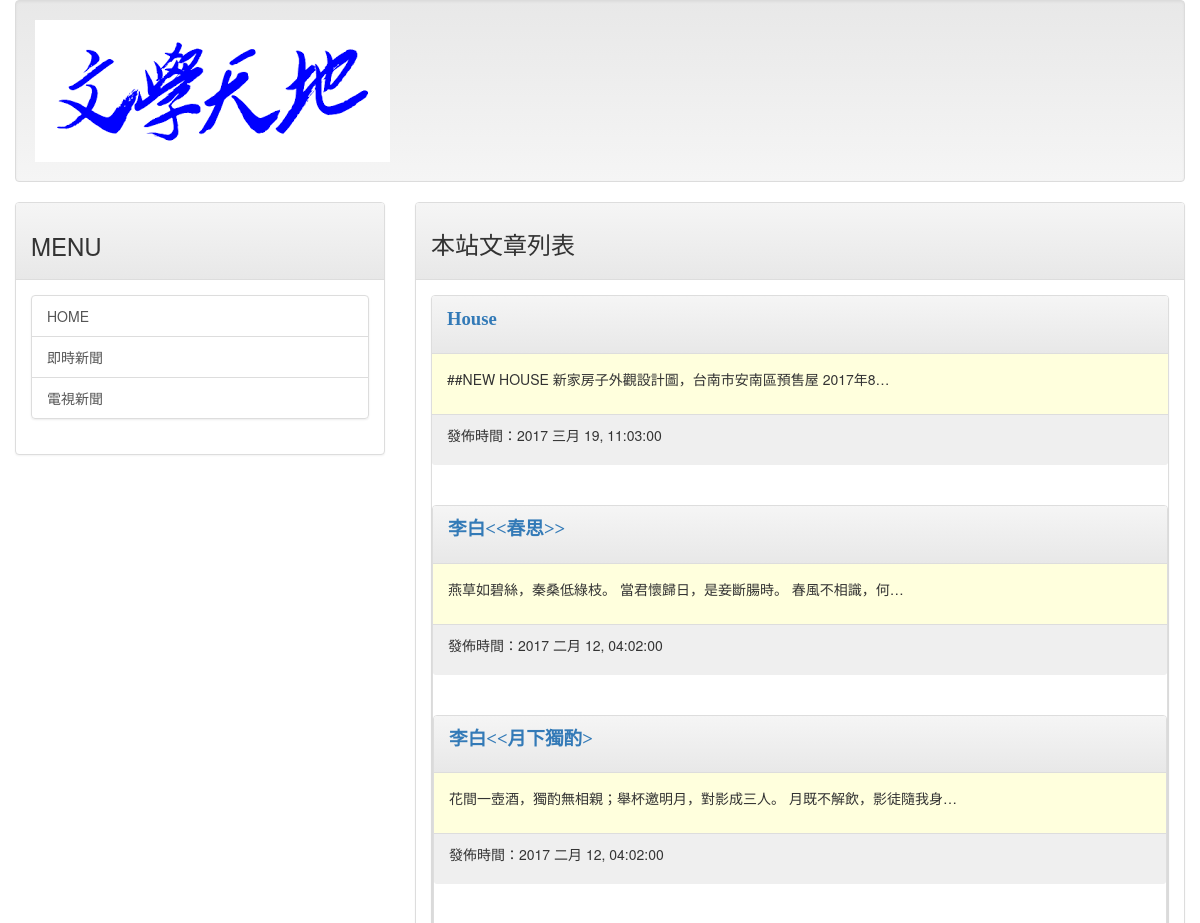
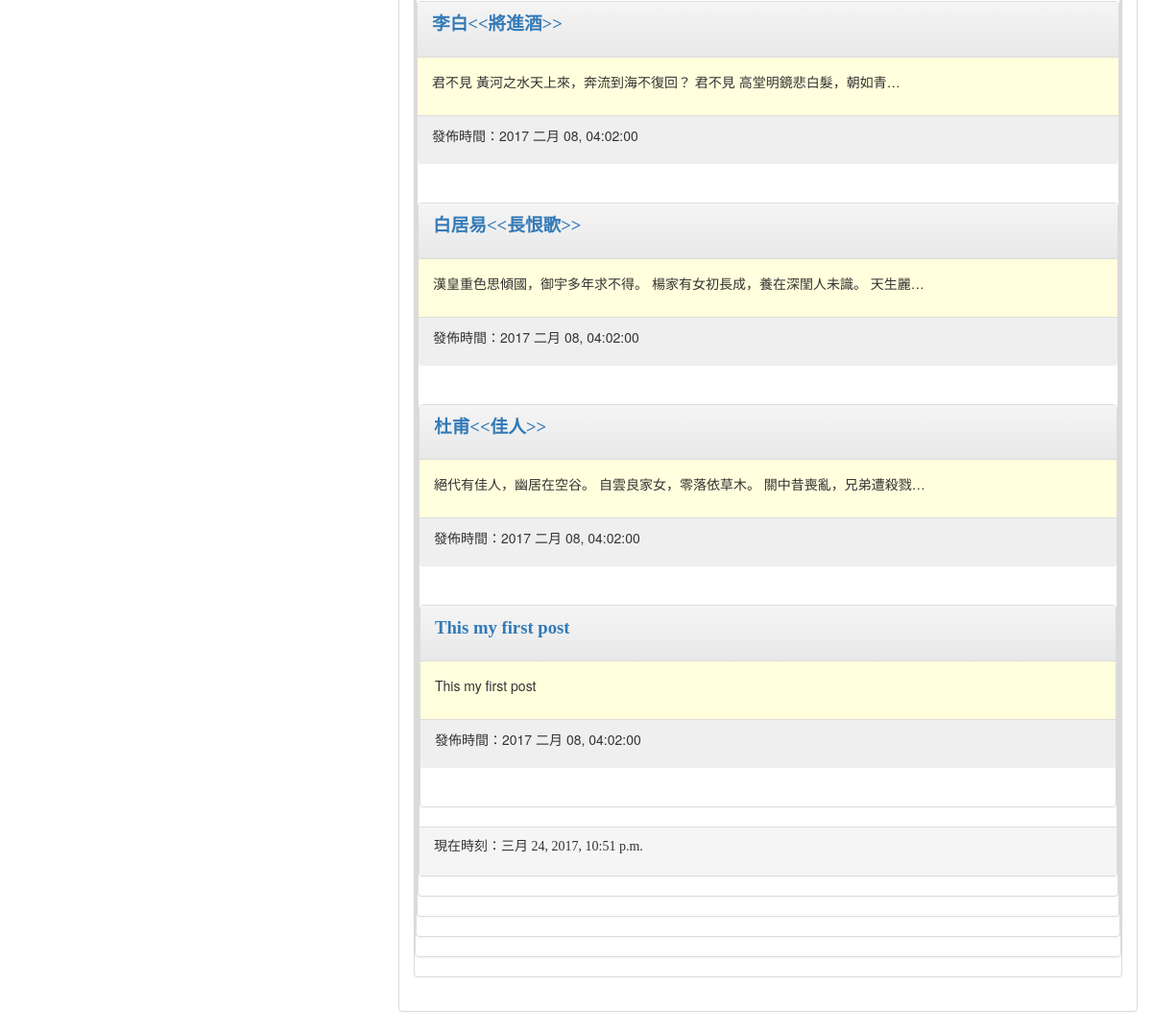
The page / on the database its author committed (2 pictures, top to bottom).
### mainsite/models.py (models this page shows, shortened)
class Post(models.Model):
    title = models.CharField(max_length=200,verbose_name=u'title(標題)')
    slug = models.CharField(max_length=200,verbose_name=u'slug(網址)')
    body = models.TextField(verbose_name=u'body(內文)')
    pub_date = models.DateTimeField(default=timezone.now,verbose_name=u'現在時刻')
    class Meta:
        ordering = ('-pub_date',)
        verbose_name = u"貼文"
        verbose_name_plural = u"Post"

### mainsite/views.py (the view)
# urls.py: url(r'^$', homepage),
def homepage(request):
    template = get_template('index.html')
    posts = Post.objects.all()
    now = datetime.now()
    html = template.render(locals())
    return  HttpResponse(html)

### templates/index.html (shortened to what this page needs)
{% extends 'base.html' %}
{% block headmessage %}
    <h3 style='font-family:標楷體;'>本站文章列表</h3>
{% endblock %}
{% block content %}
    {% for post in posts %}
        <div class="panel panel-default">
            <div class="panel-heading">
                <p style='font-family:微軟正黑體;font-size:14pt;font-weight:bold;'>
                    <a href='/post/{{post.slug}}'>{{ post.title }}</a>
                </p>
            </div>
            <div class="panel-body" style="background-color:#ffffdd">
                <p>
                    {{ post.body | truncatechars:40 }}
                </p>
            </div>
            <div class="panel-footer" style="background-color:#efefef">
                <p>
                    發佈時間：{{ post.pub_date | date:"Y M d, h:m:s"}}
                </p>
            </div>
            <br>
            <br>
    {% endfor %}
 {% endblock %}

### rows shown on the page
Post: title "House", body "##NEW HOUSE 新家房子外觀設計圖，台南市安南區預售屋 2017年8…", pub_date "2017 三月 19, 11:03:00"
Post: title "李白<<春思>>", body "燕草如碧絲，秦桑低綠枝。 當君懷歸日，是妾斷腸時。 春風不相識，何…", pub_date "2017 二月 12, 04:02:00"
Post: title "李白<<月下獨酌>", body "花間一壺酒，獨酌無相親；舉杯邀明月，對影成三人。 月既不解飲，影徒隨我身…", pub_date "2017 二月 12, 04:02:00"
Post: title "李白<<將進酒>>", body "君不見 黃河之水天上來，奔流到海不復回？ 君不見 高堂明鏡悲白髮，朝如青…", pub_date "2017 二月 08, 04:02:00"
Post: title "白居易<<長恨歌>>", body "漢皇重色思傾國，御宇多年求不得。 楊家有女初長成，養在深閨人未識。 天生麗…", pub_date "2017 二月 08, 04:02:00"
Post: title "杜甫<<佳人>>", body "絕代有佳人，幽居在空谷。 自雲良家女，零落依草木。 關中昔喪亂，兄弟遭殺戮…", pub_date "2017 二月 08, 04:02:00"
Post: title "This my first post", body "This my first post", pub_date "2017 二月 08, 04:02:00"
